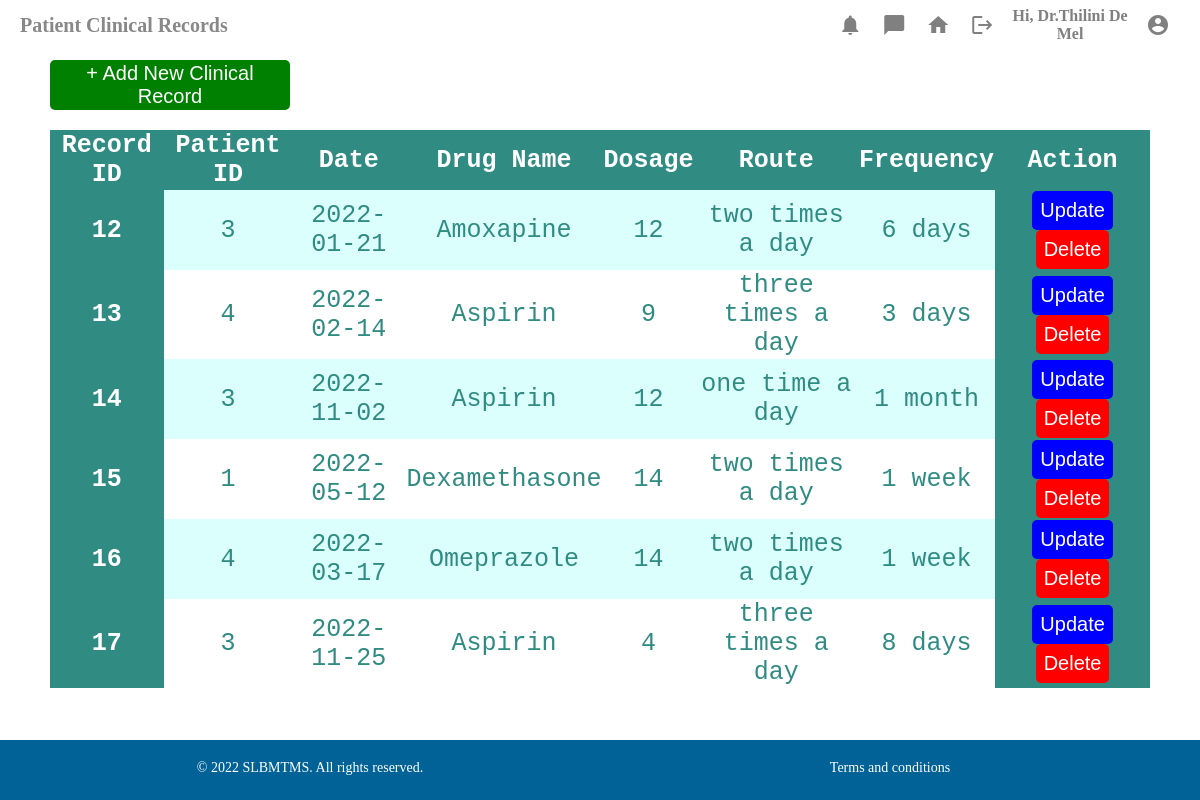
The app's page /src/php/consultant_patient_clinical_manage.php (signed in), older data.
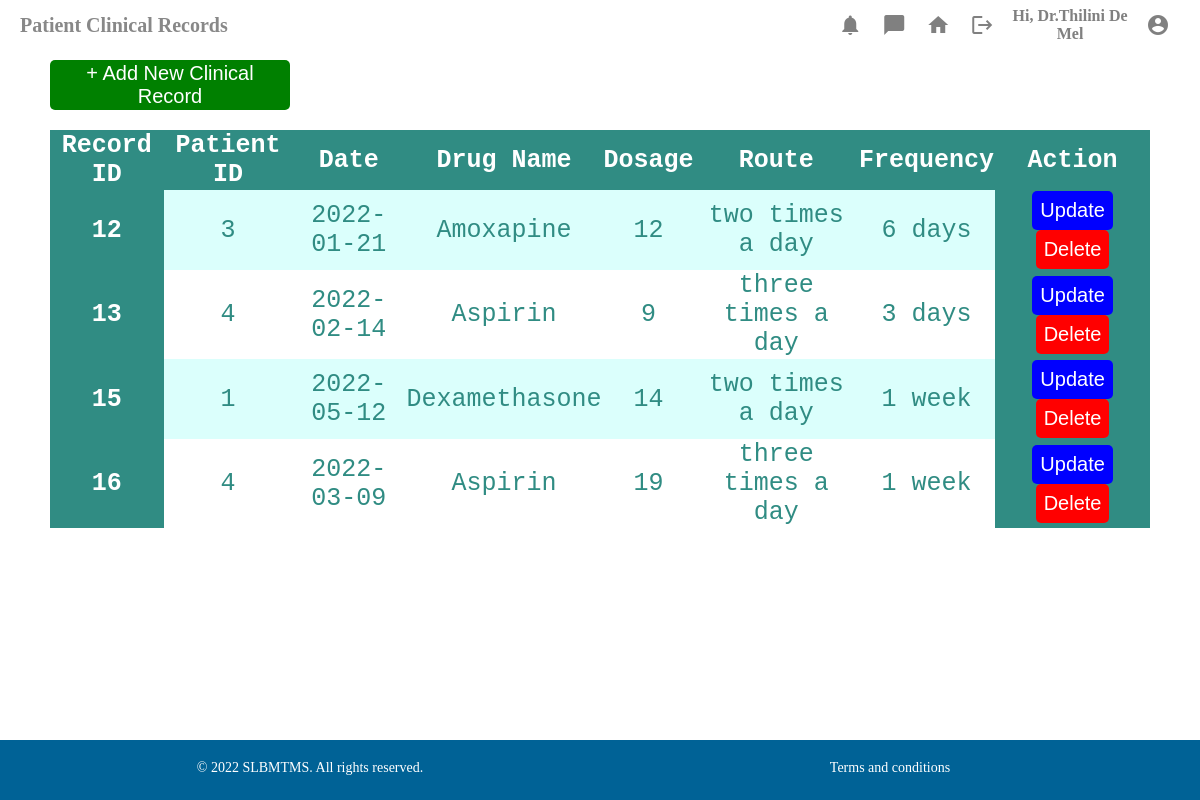
The same page, newer data.
### tables this page shows
CREATE TABLE `patient_clinical_reports` (
  `patient_cr_id` int(11) NOT NULL,
  `patient_id` int(11) NOT NULL,
  `date` date NOT NULL,
  `drug_name` varchar(255) NOT NULL,
  `dosage` int(11) NOT NULL,
  `route` varchar(255) NOT NULL,
  `frequency` varchar(255) NOT NULL
);

### src/php/consultant_patient_clinical_manage.php (the view, shortened to what this page needs)
<?php
if (isset($_SESSION['user_name']) && isset($_SESSION['consultant_name']))
{
include "../../config/connection.php";
?>
<!DOCTYPE html>
<html lang="en" dir="ltr">
  <head>
    <link rel="stylesheet" type="text/css" href="../../public/css/consultant_patient_clinical_manage.css?v=1">
  </head>
  <body>
    <div class="hero">
      <div class="top">
        <div class="rtop">
          <div class="empty">
            <p>Patient Clinical Records</p>
          </div>
          <div class="profile">
            <abbr title="notifications">
              <a href="../../public/html/consultant_notifications.html">
                <div class="icon">
                  <span class="material-icons">
                  </span>
                </div>
              </a>
            </abbr>
            <abbr title="messages">
              <a href="../../public/html/consultant_messages.html">
                <div class="icon">
                  <span class="material-icons">
                  </span>
                </div>
              </a>
            </abbr>
            <abbr title="Home">
              <a href="consultant_home.php">
                <div class="icon">
                  <span class="material-icons">
                  </span>
                </div>
              </a>
            </abbr>
            <abbr title="Logout">
              <a href="consultant_login.php">
                <div class="icon">
                  <span class="material-icons">
                  </span>
                </div>
              </a>
            </abbr>
            <abbr title="Welcome!">
              <div class="greet">
                <h3 class="greet-text">Hi, Dr.<?php echo $_SESSION['consultant_name'];?></h3>
              </div>
            </abbr>
            <abbr title="Profile">
              <a href="../../public/html/consultant_profile.html">
                <div class="pp">
                  <span class="material-icons">
                  </span>
                </div>
              </a>
            </abbr>
          </div>
        </div>
      </div>
      <div class="middle">
          <button class="add" type="button" name="button">
            <a href="consultant_clinical_form.php">+ Add New Clinical Record</a>
          </button>
          <div class="mid-bottom">
              <table>
                <tr>
                  <th>Record ID</th>
                  <th>Patient ID</th>
                  <th>Date</th>
                  <th>Drug Name</th>
                  <th>Dosage</th>
                  <th>Route</th>
                  <th>Frequency</th>
                  <th colspan="2">Action</th>
                </tr>
                <?php
                    $sql="SELECT * FROM patient_clinical_reports";
                    $result=mysqli_query($connection,$sql);
                    if($result){
                        while($row=mysqli_fetch_assoc($result)){
                            $patient_cr_id=$row['patient_cr_id'];
                            $patient_id=$row['patient_id'];
                            $date=$row['date'];
                            $drug_name=$row['drug_name'];
                            $dosage=$row['dosage'];
                            $route=$row['route'];
                            $frequency=$row['frequency'];
                            echo '
                              <th>'.$patient_cr_id.'</th>
                              <td>'.$patient_id.'</td>
                              <td>'.$date.'</td>
                              <td>'.$drug_name.'</td>
                              <td>'.$dosage.'</td>
                              <td>'.$route.'</td>
                              <td>'.$frequency.'</td>
                              <th>
                                <button id="btn-update" class="btn btn-primary">
                                  <a href="consultant_patient_clinical_reports_update.php?update-id='.$patient_cr_id.'" class="text-light">
                                    Update
                                  </a>
                                </button>
                                <button id="btn-delete" class="btn btn-danger">
                                  <a href="consultant_patient_clinical_reports_delete.php?delete-id='.$patient_cr_id.'" class="text-light">
                                    Delete
                                  </a>
                                </button>
                              </th>
                            </tr>
                            ';
                        }
                    }
                ?>
              </table>
          </div>
      </div>
      <div class="bottom">
        <div class="bottom-input">
          <span>© 2022 SLBMTMS. All rights reserved.</span>
        </div>
        <div class="bottom-input">
          <span>Terms and conditions</span>
        </div>
      </div>
    </div>
  </body>
</html>
<?php
}
?>

Row changes from the older to the newer data that the page shows:
removed patient_clinical_reports: patient_cr_id "14", patient "3", date "2022-11-02", drug_name "Aspirin", dosage "12", route "one time a day", frequency "1 month"
removed patient_clinical_reports: patient_cr_id "17", patient "3", date "2022-11-25", drug_name "Aspirin", dosage "4", route "three times a day", frequency "8 days"
changed patient_clinical_reports id 16: date "2022-03-17" → "2022-03-09"; drug_name "Omeprazole" → "Aspirin"; dosage "14" → "19"; route "two times a day" → "three times a day"
